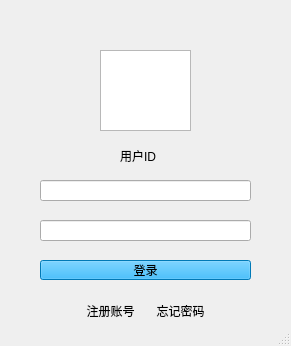
<?xml version="1.0" encoding="UTF-8"?>
<ui version="4.0">
 <class>MainWindow</class>
 <widget class="QMainWindow" name="MainWindow">
  <property name="geometry">
   <rect>
    <x>0</x>
    <y>0</y>
    <width>291</width>
    <height>346</height>
   </rect>
  </property>
  <property name="minimumSize">
   <size>
    <width>291</width>
    <height>346</height>
   </size>
  </property>
  <property name="maximumSize">
   <size>
    <width>291</width>
    <height>346</height>
   </size>
  </property>
  <property name="windowTitle">
   <string>MainWindow</string>
  </property>
  <widget class="QWidget" name="centralwidget">
   <widget class="QPushButton" name="resetBtn">
    <property name="geometry">
     <rect>
      <x>150</x>
      <y>300</y>
      <width>61</width>
      <height>21</height>
     </rect>
    </property>
    <property name="styleSheet">
     <string notr="true">background:transparent;</string>
    </property>
    <property name="text">
     <string>忘记密码</string>
    </property>
    <property name="flat">
     <bool>true</bool>
    </property>
   </widget>
   <widget class="QGraphicsView" name="graphicsView">
    <property name="geometry">
     <rect>
      <x>100</x>
      <y>50</y>
      <width>91</width>
      <height>81</height>
     </rect>
    </property>
   </widget>
   <widget class="QPushButton" name="signinBtn">
    <property name="geometry">
     <rect>
      <x>80</x>
      <y>300</y>
      <width>61</width>
      <height>21</height>
     </rect>
    </property>
    <property name="styleSheet">
     <string notr="true">background:transparent;</string>
    </property>
    <property name="text">
     <string>注册账号</string>
    </property>
    <property name="flat">
     <bool>true</bool>
    </property>
   </widget>
   <widget class="QLineEdit" name="account">
    <property name="geometry">
     <rect>
      <x>40</x>
      <y>180</y>
      <width>211</width>
      <height>21</height>
     </rect>
    </property>
   </widget>
   <widget class="QLabel" name="IDLabel">
    <property name="geometry">
     <rect>
      <x>120</x>
      <y>140</y>
      <width>81</width>
      <height>31</height>
     </rect>
    </property>
    <property name="styleSheet">
     <string notr="true">font: 700 16pt &quot;Microsoft YaHei UI&quot;;</string>
    </property>
    <property name="text">
     <string>用户ID</string>
    </property>
   </widget>
   <widget class="QPushButton" name="loadBtn">
    <property name="geometry">
     <rect>
      <x>40</x>
      <y>260</y>
      <width>211</width>
      <height>20</height>
     </rect>
    </property>
    <property name="styleSheet">
     <string notr="true">background-color: rgb(85, 255, 255);
background-color: rgb(0, 170, 255);</string>
    </property>
    <property name="text">
     <string>登录</string>
    </property>
   </widget>
   <widget class="QLineEdit" name="password">
    <property name="geometry">
     <rect>
      <x>40</x>
      <y>220</y>
      <width>211</width>
      <height>21</height>
     </rect>
    </property>
   </widget>
  </widget>
  <widget class="QStatusBar" name="statusbar"/>
 </widget>
 <resources/>
 <connections/>
</ui>
